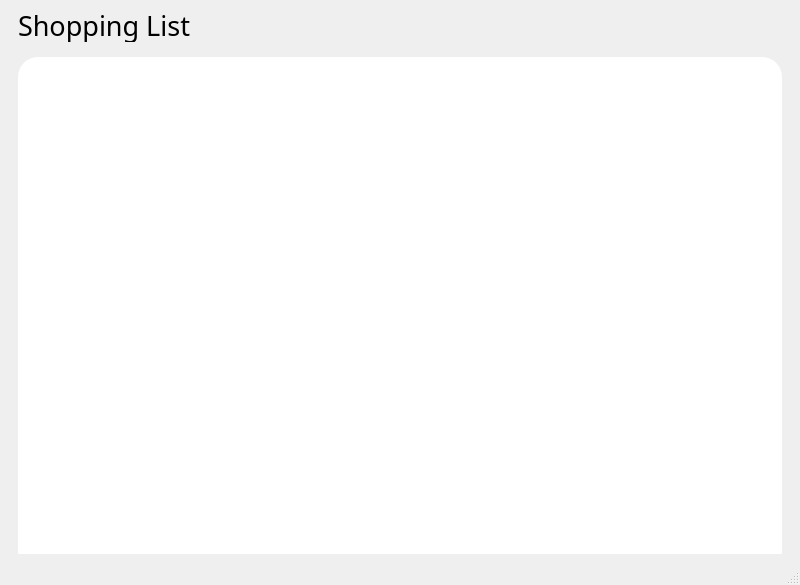
<?xml version="1.0" encoding="UTF-8"?>
<ui version="4.0">
 <class>FeedMe</class>
 <widget class="QMainWindow" name="FeedMe">
  <property name="geometry">
   <rect>
    <x>0</x>
    <y>0</y>
    <width>800</width>
    <height>585</height>
   </rect>
  </property>
  <property name="minimumSize">
   <size>
    <width>500</width>
    <height>585</height>
   </size>
  </property>
  <property name="windowTitle">
   <string>Feed Me</string>
  </property>
  <widget class="QWidget" name="centralwidget">
   <layout class="QVBoxLayout" name="verticalLayout_2">
    <item>
     <widget class="QStackedWidget" name="mainWindowStack">
      <property name="currentIndex">
       <number>1</number>
      </property>
      <widget class="QWidget" name="searchTab">
       <widget class="QWidget" name="searchPage" native="true">
        <property name="geometry">
         <rect>
          <x>0</x>
          <y>0</y>
          <width>782</width>
          <height>571</height>
         </rect>
        </property>
        <property name="minimumSize">
         <size>
          <width>781</width>
          <height>571</height>
         </size>
        </property>
        <layout class="QVBoxLayout" name="verticalLayout_3">
         <item>
          <widget class="QLabel" name="searchNameLabel">
           <property name="maximumSize">
            <size>
             <width>763</width>
             <height>33</height>
            </size>
           </property>
           <property name="font">
            <font>
             <family>Source Sans 3</family>
             <pointsize>20</pointsize>
             <weight>50</weight>
             <bold>false</bold>
            </font>
           </property>
           <property name="text">
            <string>Food Search</string>
           </property>
           <property name="alignment">
            <set>Qt::AlignLeading|Qt::AlignLeft|Qt::AlignVCenter</set>
           </property>
           <property name="margin">
            <number>0</number>
           </property>
           <property name="indent">
            <number>9</number>
           </property>
          </widget>
         </item>
         <item>
          <widget class="QWidget" name="searchSearchBar" native="true">
           <property name="minimumSize">
            <size>
             <width>197</width>
             <height>58</height>
            </size>
           </property>
           <layout class="QVBoxLayout" name="verticalLayout_4">
            <item>
             <widget class="QLineEdit" name="lineEdit">
              <property name="sizePolicy">
               <sizepolicy hsizetype="Expanding" vsizetype="Minimum">
                <horstretch>0</horstretch>
                <verstretch>0</verstretch>
               </sizepolicy>
              </property>
              <property name="maximumSize">
               <size>
                <width>171</width>
                <height>50</height>
               </size>
              </property>
              <property name="font">
               <font>
                <family>Segoe UI Symbol</family>
                <pointsize>12</pointsize>
               </font>
              </property>
              <property name="styleSheet">
               <string notr="true">background-color: rgba(255, 255, 255, 255); border: 1px hidden; border-radius:18px;</string>
              </property>
              <property name="cursorPosition">
               <number>0</number>
              </property>
              <property name="placeholderText">
               <string>🔍 Search</string>
              </property>
              <property name="clearButtonEnabled">
               <bool>false</bool>
              </property>
             </widget>
            </item>
           </layout>
          </widget>
         </item>
         <item>
          <widget class="QWidget" name="searchListWidget" native="true">
           <property name="sizePolicy">
            <sizepolicy hsizetype="Ignored" vsizetype="Preferred">
             <horstretch>0</horstretch>
             <verstretch>0</verstretch>
            </sizepolicy>
           </property>
           <property name="minimumSize">
            <size>
             <width>500</width>
             <height>449</height>
            </size>
           </property>
           <layout class="QVBoxLayout" name="verticalLayout">
            <item>
             <widget class="QListView" name="searchListView">
              <property name="sizePolicy">
               <sizepolicy hsizetype="Minimum" vsizetype="Expanding">
                <horstretch>0</horstretch>
                <verstretch>0</verstretch>
               </sizepolicy>
              </property>
              <property name="minimumSize">
               <size>
                <width>743</width>
                <height>431</height>
               </size>
              </property>
              <property name="styleSheet">
               <string notr="true">background-color: rgba(255, 255, 255, 255); border: 1px hidden; border-radius: 20px;</string>
              </property>
             </widget>
            </item>
           </layout>
          </widget>
         </item>
        </layout>
       </widget>
      </widget>
      <widget class="QWidget" name="shoppingListTab">
       <widget class="QWidget" name="shoppingPage" native="true">
        <property name="geometry">
         <rect>
          <x>0</x>
          <y>0</y>
          <width>782</width>
          <height>571</height>
         </rect>
        </property>
        <property name="minimumSize">
         <size>
          <width>781</width>
          <height>571</height>
         </size>
        </property>
        <layout class="QVBoxLayout" name="verticalLayout_5">
         <item>
          <widget class="QLabel" name="shoppingNameLabel">
           <property name="enabled">
            <bool>true</bool>
           </property>
           <property name="maximumSize">
            <size>
             <width>763</width>
             <height>33</height>
            </size>
           </property>
           <property name="font">
            <font>
             <family>Source Sans 3</family>
             <pointsize>20</pointsize>
             <weight>50</weight>
             <bold>false</bold>
            </font>
           </property>
           <property name="text">
            <string>Shopping List</string>
           </property>
           <property name="alignment">
            <set>Qt::AlignLeading|Qt::AlignLeft|Qt::AlignVCenter</set>
           </property>
           <property name="margin">
            <number>0</number>
           </property>
           <property name="indent">
            <number>9</number>
           </property>
          </widget>
         </item>
         <item>
          <widget class="QWidget" name="shoppingListWidget" native="true">
           <property name="sizePolicy">
            <sizepolicy hsizetype="Ignored" vsizetype="Preferred">
             <horstretch>0</horstretch>
             <verstretch>0</verstretch>
            </sizepolicy>
           </property>
           <property name="minimumSize">
            <size>
             <width>500</width>
             <height>449</height>
            </size>
           </property>
           <layout class="QVBoxLayout" name="verticalLayout_7">
            <item>
             <widget class="QListView" name="shoppingListView">
              <property name="sizePolicy">
               <sizepolicy hsizetype="Minimum" vsizetype="Expanding">
                <horstretch>0</horstretch>
                <verstretch>0</verstretch>
               </sizepolicy>
              </property>
              <property name="minimumSize">
               <size>
                <width>743</width>
                <height>431</height>
               </size>
              </property>
              <property name="styleSheet">
               <string notr="true">background-color: rgba(255, 255, 255, 255); border: 1px hidden; border-radius: 20px;</string>
              </property>
              <property name="isWrapping" stdset="0">
               <bool>false</bool>
              </property>
              <property name="viewMode">
               <enum>QListView::ListMode</enum>
              </property>
             </widget>
            </item>
           </layout>
          </widget>
         </item>
        </layout>
       </widget>
      </widget>
     </widget>
    </item>
   </layout>
  </widget>
  <widget class="QStatusBar" name="statusbar"/>
 </widget>
 <resources>
  <include location="../resources/resources.qrc"/>
 </resources>
 <connections/>
</ui>
